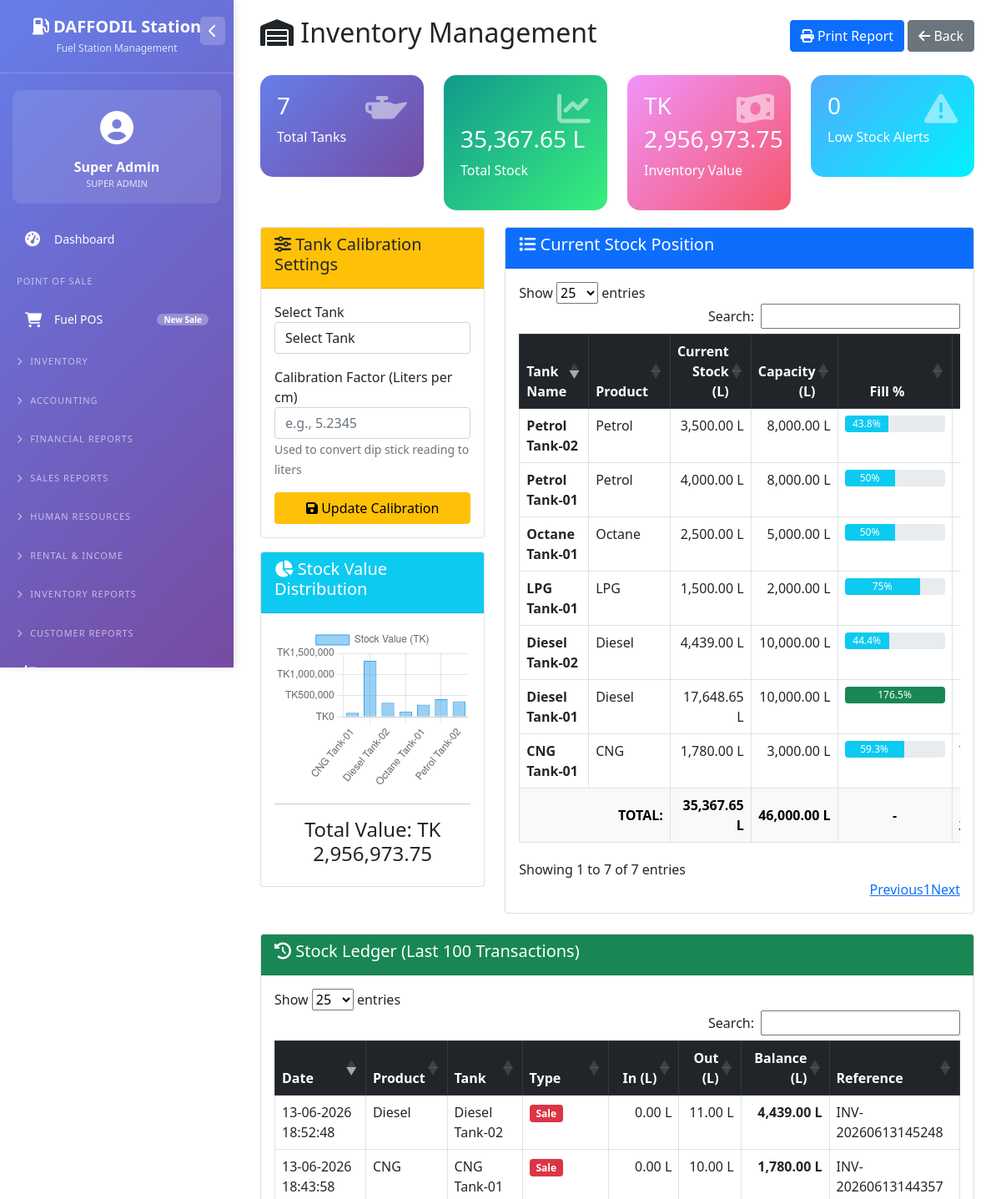
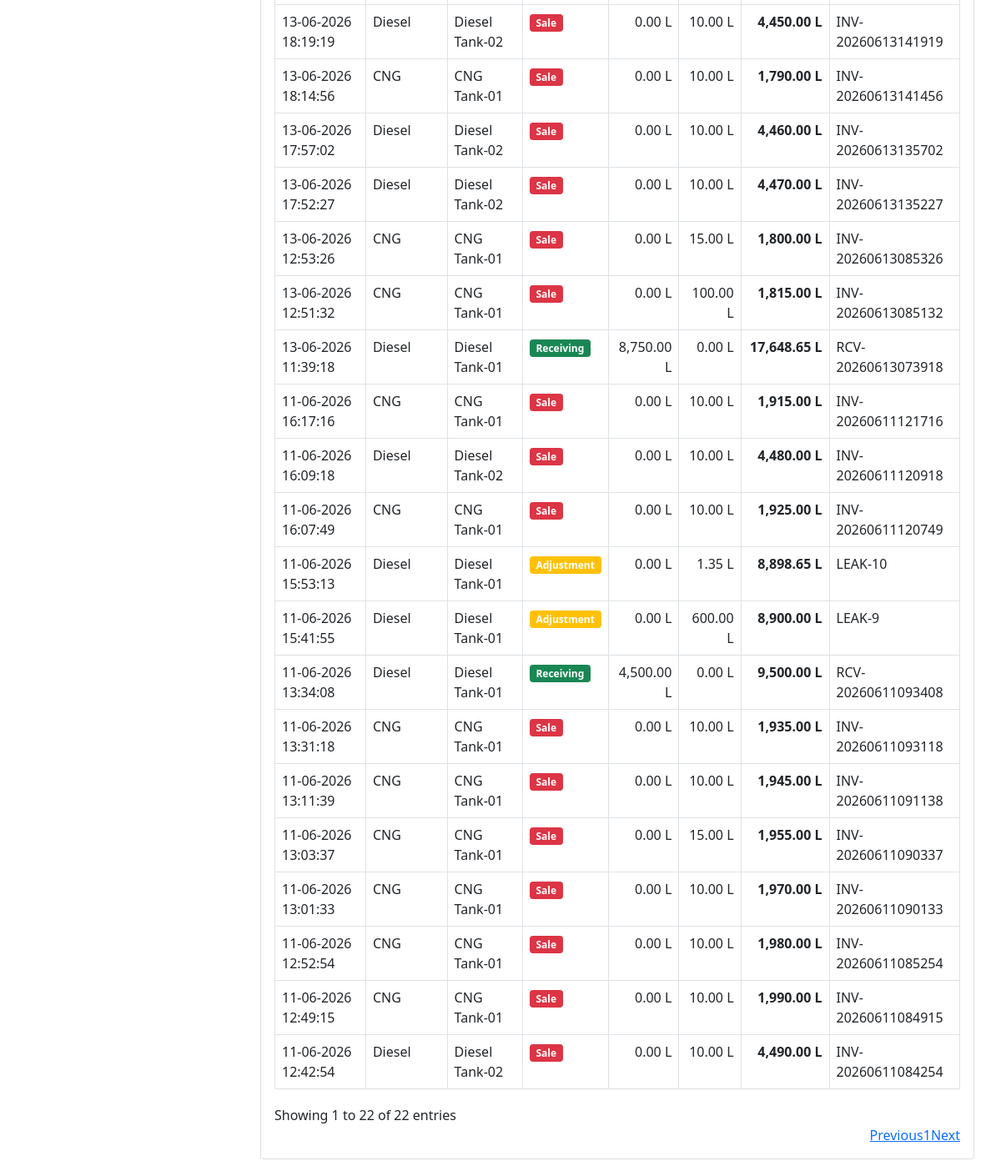
Page /inventory.php (signed in) on the earlier database version (2 pictures, top to bottom).
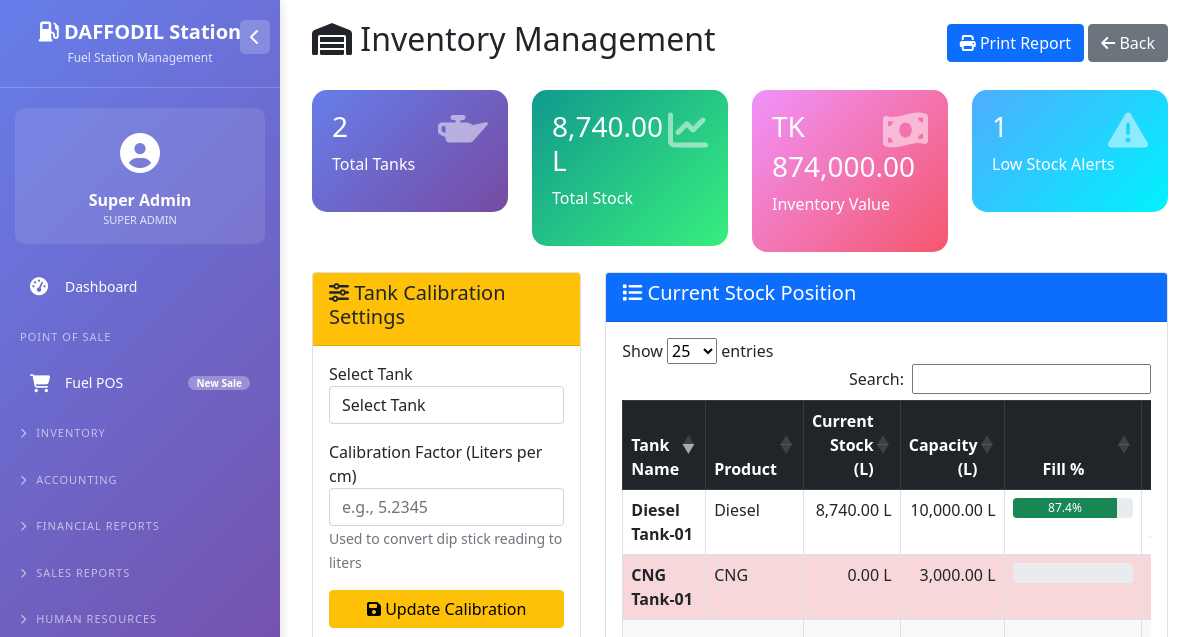
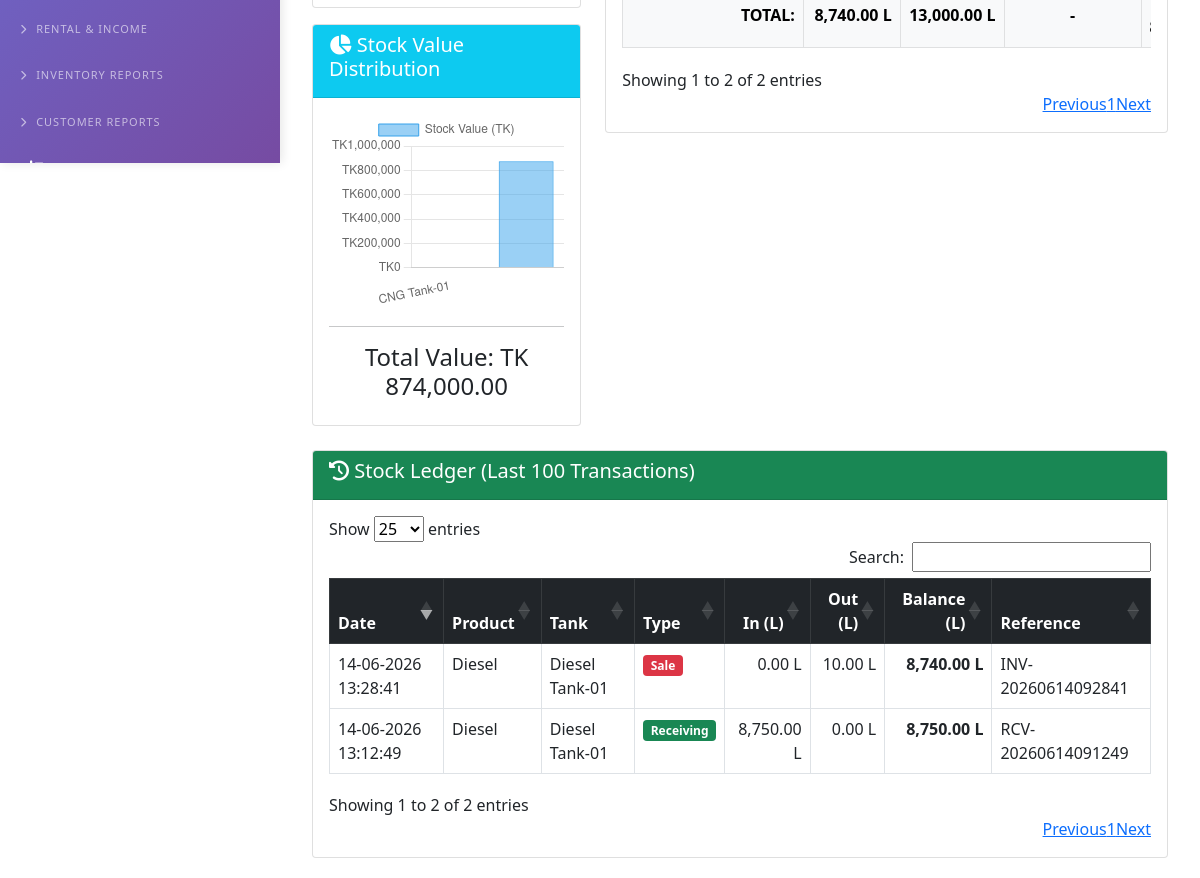
Same page on the later database version (2 pictures, top to bottom).
### tables this page shows
CREATE TABLE `tanks` (
  `id` int(11) NOT NULL,
  `tank_name` varchar(50) NOT NULL,
  `product_id` int(11) NOT NULL,
  `capacity_liters` decimal(10,2) NOT NULL,
  `current_stock_liters` decimal(10,2) DEFAULT 0.00,
  `calibration_factor` decimal(10,4) DEFAULT 1.0000,
  `is_active` tinyint(1) DEFAULT 1
);

CREATE TABLE `fuel_products` (
  `id` int(11) NOT NULL,
  `product_name` enum('Diesel','Petrol','Octane','CNG','LPG') NOT NULL,
  `unit_price` decimal(10,2) NOT NULL,
  `purchase_rate` decimal(10,2) NOT NULL,
  `vat_percentage` decimal(5,2) DEFAULT 0.00,
  `tax_percentage` decimal(5,2) DEFAULT 0.00,
  `is_active` tinyint(1) DEFAULT 1
);

CREATE TABLE `stock_ledger` (
  `id` int(11) NOT NULL,
  `product_id` int(11) NOT NULL,
  `tank_id` int(11) NOT NULL,
  `transaction_date` datetime DEFAULT current_timestamp(),
  `transaction_type` enum('opening','receiving','sale','adjustment','transfer_in','transfer_out') NOT NULL,
  `reference_no` varchar(50) DEFAULT NULL,
  `in_quantity` decimal(10,2) DEFAULT 0.00,
  `out_quantity` decimal(10,2) DEFAULT 0.00,
  `balance_quantity` decimal(10,2) NOT NULL,
  `unit_cost` decimal(10,2) DEFAULT NULL
);

### inventory.php (the view, shortened to what the changed rows need)
<?php
require_once 'config/database.php';
$tanks = $pdo->query("SELECT t.*, p.product_name, p.purchase_rate FROM tanks t JOIN fuel_products p ON t.product_id = p.id ORDER BY t.tank_name")->fetchAll();
$stock_ledger = $pdo->query("SELECT sl.*, p.product_name, t.tank_name FROM stock_ledger sl JOIN fuel_products p ON sl.product_id = p.id JOIN tanks t ON sl.tank_id = t.id ORDER BY sl.transaction_date DESC LIMIT 100")->fetchAll();
$total_value = 0;
$total_stock = 0;
$total_capacity = 0;
foreach($tanks as $tank) {
    $total_value += $tank['current_stock_liters'] * $tank['purchase_rate'];
    $total_stock += $tank['current_stock_liters'];
    $total_capacity += $tank['capacity_liters'];
}
$low_stock_threshold = 500;
$low_stock_tanks = array_filter($tanks, function($tank) use ($low_stock_threshold) {
    return $tank['current_stock_liters'] < $low_stock_threshold;
});
$settings = $pdo->query("SELECT setting_key, setting_value FROM system_settings")->fetchAll(PDO::FETCH_KEY_PAIR);
$currency = $settings['currency_symbol'] ?? 'BDT';
?>
<!DOCTYPE html>
<html lang="en">
<head>
    <link href="https://cdn.jsdelivr.net/npm/bootstrap@5.1.3/dist/css/bootstrap.min.css" rel="stylesheet">
    <link rel="stylesheet" href="https://cdn.datatables.net/1.11.5/css/dataTables.bootstrap5.min.css">
    <link rel="stylesheet" href="https://cdnjs.cloudflare.com/ajax/libs/font-awesome/6.4.0/css/all.min.css">
</head>
<body>
    <?php include 'left_menu.php'; ?>
    <div class="main-content">
        <div class="container-fluid">
            <div class="d-flex justify-content-between align-items-center mb-4 flex-wrap no-print">
                <h2><i class="fas fa-warehouse"></i> Inventory Management</h2>
            </div>
            <div class="row no-print">
                <div class="col-md-3">
                    <div class="stats-card">
                        <i class="fas fa-oil-can"></i>
                        <h3><?php echo count($tanks); ?></h3>
                        <p>Total Tanks</p>
                    </div>
                </div>
                <div class="col-md-3">
                    <div class="stats-card" style="background: linear-gradient(135deg, #11998e 0%, #38ef7d 100%);">
                        <i class="fas fa-chart-line"></i>
                        <h3><?php echo number_format($total_stock, 2); ?> L</h3>
                        <p>Total Stock</p>
                    </div>
                </div>
                <div class="col-md-3">
                    <div class="stats-card" style="background: linear-gradient(135deg, #f093fb 0%, #f5576c 100%);">
                        <i class="fas fa-money-bill-wave"></i>
                        <h3><?php echo $currency; ?> <?php echo number_format($total_value, 2); ?></h3>
                        <p>Inventory Value</p>
                    </div>
                </div>
                <div class="col-md-3">
                    <div class="stats-card" style="background: linear-gradient(135deg, #4facfe 0%, #00f2fe 100%);">
                        <i class="fas fa-exclamation-triangle"></i>
                        <h3><?php echo count($low_stock_tanks); ?></h3>
                        <p>Low Stock Alerts</p>
                    </div>
                </div>
            </div>
            <div class="row">
                <div class="col-md-4 no-print">
                    <div class="card mt-3">
                        <div class="card-body">
                            <canvas id="stockValueChart" height="250"></canvas>
                            <hr>
                            <h4 class="text-center">Total Value: <?php echo $currency; ?> <?php echo number_format($total_value, 2); ?></h4>
                        </div>
                    </div>
                </div>
                <div class="col-md-8">
                    <div class="card">
                        <div class="card-body">
                            <div class="table-responsive">
                                <table class="table table-bordered table-hover" id="stockTable">
                                    <thead class="table-dark">
                                        <tr>
                                            <th>Tank Name</th>
                                            <th>Product</th>
                                            <th class="text-end">Current Stock (L)</th>
                                            <th class="text-end">Capacity (L)</th>
                                            <th class="text-center">Fill %</th>
                                            <th class="text-end">Stock Value (<?php echo $currency; ?>)</th>
                                        </tr>
                                    </thead>
                                    <tbody>
                                        <?php foreach($tanks as $tank): ?>
                                        <?php
                                        $fill_percent = ($tank['capacity_liters'] > 0) ? ($tank['current_stock_liters'] / $tank['capacity_liters']) * 100 : 0;
                                        $stock_value = $tank['current_stock_liters'] * $tank['purchase_rate'];
                                        $row_class = ($fill_percent < 20) ? 'low-stock' : '';
                                        ?>
                                        <tr class="<?php echo $row_class; ?>">
                                            <td><strong><?php echo $tank['tank_name']; ?></strong></td>
                                            <td><?php echo $tank['product_name']; ?></td>
                                            <td class="text-end"><?php echo number_format($tank['current_stock_liters'], 2); ?> L</td>
                                            <td class="text-end"><?php echo number_format($tank['capacity_liters'], 2); ?> L</td>
                                            <td class="text-center">
                                                <div class="progress">
                                                    <div class="progress-bar <?php echo $fill_percent < 20 ? 'bg-danger' : ($fill_percent > 80 ? 'bg-success' : 'bg-info'); ?>"
                                                         style="width: <?php echo min($fill_percent, 100); ?>%">
                                                        <?php echo round($fill_percent, 1); ?>%
                                                    </div>
                                                </div>
                                            </td>
                                            <td class="text-end"><?php echo $currency; ?> <?php echo number_format($stock_value, 2); ?></td>
                                        </tr>
                                        <?php endforeach; ?>
                                    </tbody>
                                    <tfoot class="table-light">
                                        <tr class="fw-bold">
                                            <td colspan="2" class="text-end">TOTAL:</td>
                                            <td class="text-end"><?php echo number_format($total_stock, 2); ?> L</td>
                                            <td class="text-end"><?php echo number_format($total_capacity, 2); ?> L</td>
                                            <td class="text-center">-</td>
                                            <td class="text-end"><?php echo $currency; ?> <?php echo number_format($total_value, 2); ?></td>
                                        </tr>
                                    </tfoot>
                                </table>
                            </div>
                        </div>
                    </div>
                </div>
            </div>
            <div class="row mt-4">
                <div class="col-md-12">
                    <div class="card">
                        <div class="card-body">
                            <div class="table-responsive">
                                <table class="table table-bordered table-hover" id="stockLedgerTable">
                                    <thead class="table-dark">
                                        <tr>
                                            <th>Date</th>
                                            <th>Product</th>
                                            <th>Tank</th>
                                            <th>Type</th>
                                            <th class="text-end">In (L)</th>
                                            <th class="text-end">Out (L)</th>
                                            <th class="text-end">Balance (L)</th>
                                            <th>Reference</th>
                                        </tr>
                                    </thead>
                                    <tbody>
                                        <?php if(empty($stock_ledger)): ?>
                                        <tr>
                                            <td colspan="8" class="text-center text-muted">No transactions found</td>
                                        </tr>
                                        <?php else: ?>
                                            <?php foreach($stock_ledger as $entry): ?>
                                            <tr>
                                                <td><?php echo date('d-m-Y H:i:s', strtotime($entry['transaction_date'])); ?></td>
                                                <td><?php echo $entry['product_name']; ?></td>
                                                <td><?php echo $entry['tank_name']; ?></td>
                                                <td>
                                                    <span class="badge <?php echo $entry['transaction_type'] == 'sale' ? 'bg-danger' : ($entry['transaction_type'] == 'receiving' ? 'bg-success' : 'bg-warning'); ?>">
                                                        <?php echo ucfirst($entry['transaction_type']); ?>
                                                    </span>
                                                </td>
                                                <td class="text-end"><?php echo number_format($entry['in_quantity'], 2); ?> L</td>
                                                <td class="text-end"><?php echo number_format($entry['out_quantity'], 2); ?> L</td>
                                                <td class="text-end fw-bold"><?php echo number_format($entry['balance_quantity'], 2); ?> L</td>
                                                <td><?php echo $entry['reference_no']; ?></td>
                                            </tr>
                                            <?php endforeach; ?>
                                        <?php endif; ?>
                                    </tbody>
                                </table>
                            </div>
                        </div>
                    </div>
                </div>
            </div>
        </div>
    </div>
    <script>
        $(document).ready(function() {
            $('#stockLedgerTable, #stockTable').DataTable({
                order: [[0, 'desc']],
                pageLength: 25,
                language: {
                    search: "Search:",
                    lengthMenu: "Show _MENU_ entries",
                    info: "Showing _START_ to _END_ of _TOTAL_ entries"
                }
            });
        });
        // Stock value chart
        const ctx = document.getElementById('stockValueChart').getContext('2d');
        const tankNames = <?php echo json_encode(array_column($tanks, 'tank_name')); ?>;
        const stockValues = <?php
            $values = [];
            foreach($tanks as $tank) {
                $values[] = $tank['current_stock_liters'] * $tank['purchase_rate'];
            }
            echo json_encode($values);
        ?>;
        new Chart(ctx, {
            type: 'bar',
            data: {
                labels: tankNames,
                datasets: [{
                    label: 'Stock Value (<?php echo $currency; ?>)',
                    data: stockValues,
                    backgroundColor: 'rgba(54, 162, 235, 0.5)',
                    borderColor: 'rgba(54, 162, 235, 1)',
                    borderWidth: 1
                }]
            },
            options: {
                responsive: true,
                maintainAspectRatio: true,
                scales: {
                    y: {
                        beginAtZero: true,
                        ticks: {
                            callback: function(value) {
                                return '<?php echo $currency; ?>' + value.toLocaleString();
                            }
                        }
                    }
                }
            }
        });
    </script>
</body>
</html>

Differences in the rows shown:
removed tanks: tank_name "Diesel Tank-02", product.product_name "Diesel", current_stock_liters "4,439.00", capacity_liters "10,000.00", fill_percent "44.4"
removed tanks: tank_name "LPG Tank-01", product.product_name "LPG", current_stock_liters "1,500.00", capacity_liters "2,000.00", fill_percent "75"
removed tanks: tank_name "Octane Tank-01", product.product_name "Octane", current_stock_liters "2,500.00", capacity_liters "5,000.00", fill_percent "50"
removed tanks: tank_name "Petrol Tank-01", product.product_name "Petrol", current_stock_liters "4,000.00", capacity_liters "8,000.00", fill_percent "50"
removed tanks: tank_name "Petrol Tank-02", product.product_name "Petrol", current_stock_liters "3,500.00", capacity_liters "8,000.00", fill_percent "43.8"
removed stock_ledger: transaction_date "13-06-2026 18:52:48", product.product_name "Diesel", tank.tank_name "Diesel Tank-02", transaction_type "Sale", in_quantity "0.00", out_quantity "11.00", balance_quantity "4,439.00", reference_no "INV-20260613145248"
removed stock_ledger: transaction_date "13-06-2026 18:43:58", product.product_name "CNG", tank.tank_name "CNG Tank-01", transaction_type "Sale", in_quantity "0.00", out_quantity "10.00", balance_quantity "1,780.00", reference_no "INV-20260613144357"
removed stock_ledger: transaction_date "13-06-2026 18:19:19", product.product_name "Diesel", tank.tank_name "Diesel Tank-02", transaction_type "Sale", in_quantity "0.00", out_quantity "10.00", balance_quantity "4,450.00", reference_no "INV-20260613141919"
removed stock_ledger: transaction_date "13-06-2026 18:14:56", product.product_name "CNG", tank.tank_name "CNG Tank-01", transaction_type "Sale", in_quantity "0.00", out_quantity "10.00", balance_quantity "1,790.00", reference_no "INV-20260613141456"
removed stock_ledger: transaction_date "13-06-2026 17:57:02", product.product_name "Diesel", tank.tank_name "Diesel Tank-02", transaction_type "Sale", in_quantity "0.00", out_quantity "10.00", balance_quantity "4,460.00", reference_no "INV-20260613135702"
removed stock_ledger: transaction_date "13-06-2026 17:52:27", product.product_name "Diesel", tank.tank_name "Diesel Tank-02", transaction_type "Sale", in_quantity "0.00", out_quantity "10.00", balance_quantity "4,470.00", reference_no "INV-20260613135227"
removed stock_ledger: transaction_date "13-06-2026 12:53:26", product.product_name "CNG", tank.tank_name "CNG Tank-01", transaction_type "Sale", in_quantity "0.00", out_quantity "15.00", balance_quantity "1,800.00", reference_no "INV-20260613085326"
removed stock_ledger: transaction_date "13-06-2026 12:51:32", product.product_name "CNG", tank.tank_name "CNG Tank-01", transaction_type "Sale", in_quantity "0.00", out_quantity "100.00", balance_quantity "1,815.00", reference_no "INV-20260613085132"
removed stock_ledger: transaction_date "13-06-2026 11:39:18", product.product_name "Diesel", tank.tank_name "Diesel Tank-01", transaction_type "Receiving", in_quantity "8,750.00", out_quantity "0.00", balance_quantity "17,648.65", reference_no "RCV-20260613073918"
removed stock_ledger: transaction_date "11-06-2026 16:17:16", product.product_name "CNG", tank.tank_name "CNG Tank-01", transaction_type "Sale", in_quantity "0.00", out_quantity "10.00", balance_quantity "1,915.00", reference_no "INV-20260611121716"
removed stock_ledger: transaction_date "11-06-2026 16:09:18", product.product_name "Diesel", tank.tank_name "Diesel Tank-02", transaction_type "Sale", in_quantity "0.00", out_quantity "10.00", balance_quantity "4,480.00", reference_no "INV-20260611120918"
removed stock_ledger: transaction_date "11-06-2026 16:07:49", product.product_name "CNG", tank.tank_name "CNG Tank-01", transaction_type "Sale", in_quantity "0.00", out_quantity "10.00", balance_quantity "1,925.00", reference_no "INV-20260611120749"
removed stock_ledger: transaction_date "11-06-2026 15:53:13", product.product_name "Diesel", tank.tank_name "Diesel Tank-01", transaction_type "Adjustment", in_quantity "0.00", out_quantity "1.35", balance_quantity "8,898.65", reference_no "LEAK-10"
removed stock_ledger: transaction_date "11-06-2026 15:41:55", product.product_name "Diesel", tank.tank_name "Diesel Tank-01", transaction_type "Adjustment", in_quantity "0.00", out_quantity "600.00", balance_quantity "8,900.00", reference_no "LEAK-9"
removed stock_ledger: transaction_date "11-06-2026 13:34:08", product.product_name "Diesel", tank.tank_name "Diesel Tank-01", transaction_type "Receiving", in_quantity "4,500.00", out_quantity "0.00", balance_quantity "9,500.00", reference_no "RCV-20260611093408"
removed stock_ledger: transaction_date "11-06-2026 13:31:18", product.product_name "CNG", tank.tank_name "CNG Tank-01", transaction_type "Sale", in_quantity "0.00", out_quantity "10.00", balance_quantity "1,935.00", reference_no "INV-20260611093118"
removed stock_ledger: transaction_date "11-06-2026 13:11:39", product.product_name "CNG", tank.tank_name "CNG Tank-01", transaction_type "Sale", in_quantity "0.00", out_quantity "10.00", balance_quantity "1,945.00", reference_no "INV-20260611091138"
removed stock_ledger: transaction_date "11-06-2026 13:03:37", product.product_name "CNG", tank.tank_name "CNG Tank-01", transaction_type "Sale", in_quantity "0.00", out_quantity "15.00", balance_quantity "1,955.00", reference_no "INV-20260611090337"
removed stock_ledger: transaction_date "11-06-2026 13:01:33", product.product_name "CNG", tank.tank_name "CNG Tank-01", transaction_type "Sale", in_quantity "0.00", out_quantity "10.00", balance_quantity "1,970.00", reference_no "INV-20260611090133"
removed stock_ledger: transaction_date "11-06-2026 12:52:54", product.product_name "CNG", tank.tank_name "CNG Tank-01", transaction_type "Sale", in_quantity "0.00", out_quantity "10.00", balance_quantity "1,980.00", reference_no "INV-20260611085254"
changed tanks "CNG Tank-01": current_stock_liters "1,780.00" → "0.00"; fill_percent "59.3" → (not shown)
changed tanks "Diesel Tank-01": current_stock_liters "17,648.65" → "8,740.00"; fill_percent "176.5" → "87.4"
changed stock_ledger "Sale": transaction_date "11-06-2026 12:49:15" → "14-06-2026 13:28:41"; product.product_name "CNG" → "Diesel"; tank.tank_name "CNG Tank-01" → "Diesel Tank-01"; balance_quantity "1,990.00" → "8,740.00"; reference_no "INV-20260611084915" → "INV-20260614092841"
changed stock_ledger: transaction_date "11-06-2026 12:42:54" → "14-06-2026 13:12:49"; tank.tank_name "Diesel Tank-02" → "Diesel Tank-01"; transaction_type "Sale" → "Receiving"; in_quantity "0.00" → "8,750.00"; out_quantity "10.00" → "0.00"; balance_quantity "4,490.00" → "8,750.00"; reference_no "INV-20260611084254" → "RCV-20260614091249"
Other differences:
count($tanks): "7" → "2"
$total_stock: "35,367.65" → "8,740.00"
$total_value: "2,956,973.75" → "874,000.00"
count($low_stock_tanks): "0" → "1"
chart data {{ json_encode(array_column($tanks, 'tank_name')) }}: ["CNG Tank-01","Diesel Tank-01","Diesel Tank-02","LPG Tank-01","Octane Tank-01","Petrol Tank-01","Petrol Tank-02"] → ["CNG Tank-01","Diesel Tank-01"]
chart data {{ json_encode($values) }}: [97900,1323648.75,332925,127500,287500,420000,367500] → [0,874000]
text written by a page script: "Show entries Search: Showing 1 to 7 of 7 entries Previous 1 Next" → "Show entries Search: Showing 1 to 2 of 2 entries Previous 1 Next"
$total_capacity: "46,000.00" → "13,000.00"
text written by a page script: "Show entries Search: Showing 1 to 22 of 22 entries Previous 1 Next" → "Show entries Search: Showing 1 to 2 of 2 entries Previous 1 Next"
